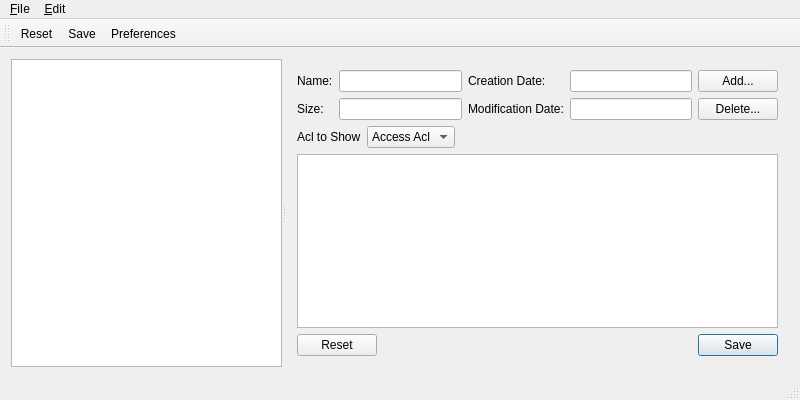
<?xml version="1.0" encoding="UTF-8"?>
<ui version="4.0">
 <class>FaclGui</class>
 <widget class="QMainWindow" name="FaclGui">
  <property name="geometry">
   <rect>
    <x>0</x>
    <y>0</y>
    <width>800</width>
    <height>400</height>
   </rect>
  </property>
  <property name="windowTitle">
   <string>FaclGui</string>
  </property>
  <widget class="QWidget" name="centralWidget">
   <layout class="QHBoxLayout" name="horizontalLayout">
    <item>
     <widget class="QSplitter" name="splitter">
      <property name="orientation">
       <enum>Qt::Horizontal</enum>
      </property>
      <widget class="QTreeView" name="treeViewFiles"/>
      <widget class="QWidget" name="widget" native="true">
       <layout class="QVBoxLayout" name="verticalLayout">
        <item>
         <widget class="QWidget" name="widgetInfo" native="true">
          <layout class="QGridLayout" name="gridLayout">
           <property name="margin">
            <number>0</number>
           </property>
           <item row="0" column="0">
            <widget class="QLabel" name="labelName">
             <property name="text">
              <string>Name:</string>
             </property>
             <property name="buddy">
              <cstring>lineEditName</cstring>
             </property>
            </widget>
           </item>
           <item row="0" column="1">
            <widget class="QLineEdit" name="lineEditName">
             <property name="readOnly">
              <bool>true</bool>
             </property>
            </widget>
           </item>
           <item row="1" column="0">
            <widget class="QLabel" name="labelSize">
             <property name="text">
              <string>Size:</string>
             </property>
            </widget>
           </item>
           <item row="1" column="1">
            <widget class="QLineEdit" name="lineEditSize">
             <property name="readOnly">
              <bool>true</bool>
             </property>
            </widget>
           </item>
           <item row="0" column="2">
            <widget class="QLabel" name="labelCreation">
             <property name="text">
              <string>Creation Date:</string>
             </property>
            </widget>
           </item>
           <item row="0" column="3">
            <widget class="QLineEdit" name="lineEditCreation">
             <property name="readOnly">
              <bool>true</bool>
             </property>
            </widget>
           </item>
           <item row="1" column="3">
            <widget class="QLineEdit" name="lineEditModification"/>
           </item>
           <item row="1" column="2">
            <widget class="QLabel" name="labelModification">
             <property name="text">
              <string>Modification Date:</string>
             </property>
            </widget>
           </item>
           <item row="0" column="4">
            <widget class="QPushButton" name="pushButtonAdd">
             <property name="text">
              <string>Add...</string>
             </property>
            </widget>
           </item>
           <item row="1" column="4">
            <widget class="QPushButton" name="pushButtonDelete">
             <property name="text">
              <string>Delete...</string>
             </property>
            </widget>
           </item>
          </layout>
         </widget>
        </item>
        <item>
         <widget class="QWidget" name="widgetSelectAcl" native="true">
          <layout class="QHBoxLayout" name="horizontalLayout_2">
           <property name="margin">
            <number>0</number>
           </property>
           <item>
            <widget class="QLabel" name="labelSelectAcl">
             <property name="text">
              <string>Acl to Show</string>
             </property>
            </widget>
           </item>
           <item>
            <widget class="QComboBox" name="comboBoxSelectAcl">
             <item>
              <property name="text">
               <string>Access Acl</string>
              </property>
             </item>
             <item>
              <property name="text">
               <string>Default Acl</string>
              </property>
             </item>
            </widget>
           </item>
           <item>
            <spacer name="horizontalSpacer">
             <property name="orientation">
              <enum>Qt::Horizontal</enum>
             </property>
             <property name="sizeHint" stdset="0">
              <size>
               <width>40</width>
               <height>20</height>
              </size>
             </property>
            </spacer>
           </item>
          </layout>
         </widget>
        </item>
        <item>
         <widget class="QTableView" name="tableViewAcl">
          <property name="styleSheet">
           <string notr="true"/>
          </property>
          <property name="selectionBehavior">
           <enum>QAbstractItemView::SelectRows</enum>
          </property>
          <attribute name="verticalHeaderVisible">
           <bool>false</bool>
          </attribute>
         </widget>
        </item>
        <item>
         <widget class="QDialogButtonBox" name="buttonBox">
          <property name="standardButtons">
           <set>QDialogButtonBox::Reset|QDialogButtonBox::Save</set>
          </property>
         </widget>
        </item>
       </layout>
      </widget>
     </widget>
    </item>
   </layout>
  </widget>
  <widget class="QMenuBar" name="menuBar">
   <property name="geometry">
    <rect>
     <x>0</x>
     <y>0</y>
     <width>800</width>
     <height>27</height>
    </rect>
   </property>
   <widget class="QMenu" name="menu_Edit">
    <property name="title">
     <string>&amp;Edit</string>
    </property>
    <addaction name="action_Preferences"/>
   </widget>
   <widget class="QMenu" name="menu_FIe">
    <property name="title">
     <string>&amp;FiIe</string>
    </property>
    <addaction name="action_Save"/>
    <addaction name="action_Reset"/>
    <addaction name="separator"/>
    <addaction name="action_Quit"/>
   </widget>
   <addaction name="menu_FIe"/>
   <addaction name="menu_Edit"/>
  </widget>
  <widget class="QStatusBar" name="statusBar"/>
  <widget class="QToolBar" name="toolBar">
   <property name="windowTitle">
    <string>toolBar</string>
   </property>
   <attribute name="toolBarArea">
    <enum>TopToolBarArea</enum>
   </attribute>
   <attribute name="toolBarBreak">
    <bool>false</bool>
   </attribute>
   <addaction name="action_Reset"/>
   <addaction name="action_Save"/>
   <addaction name="action_Preferences"/>
  </widget>
  <action name="action_Preferences">
   <property name="text">
    <string>&amp;Preferences...</string>
   </property>
   <property name="toolTip">
    <string>Show Preferences Dialog</string>
   </property>
   <property name="shortcut">
    <string>Ctrl+P</string>
   </property>
  </action>
  <action name="action_Save">
   <property name="text">
    <string>&amp;Save</string>
   </property>
   <property name="toolTip">
    <string>Save Current Acl</string>
   </property>
   <property name="shortcut">
    <string>Ctrl+S</string>
   </property>
  </action>
  <action name="action_Reset">
   <property name="text">
    <string>&amp;Reset</string>
   </property>
   <property name="toolTip">
    <string>Reset current Acl</string>
   </property>
   <property name="shortcut">
    <string>Ctrl+R</string>
   </property>
  </action>
  <action name="action_Quit">
   <property name="text">
    <string>&amp;Quit</string>
   </property>
   <property name="toolTip">
    <string>Quit application</string>
   </property>
  </action>
 </widget>
 <layoutdefault spacing="6" margin="11"/>
 <resources/>
 <connections/>
</ui>
